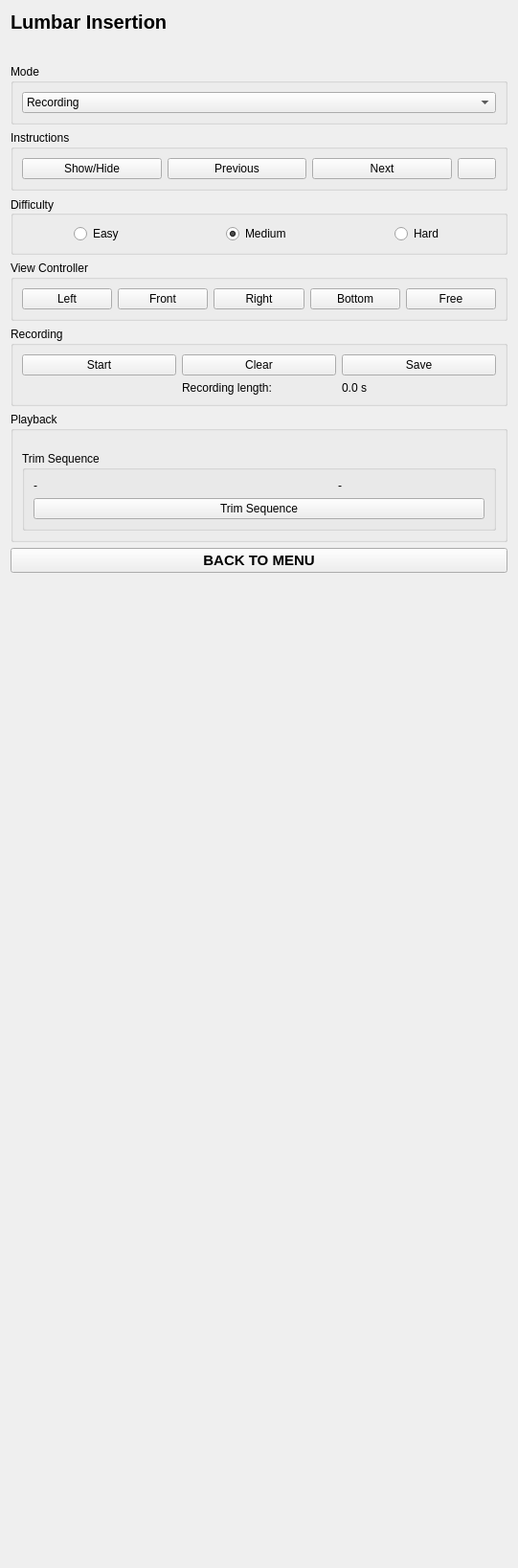
<?xml version="1.0" encoding="UTF-8"?>
<ui version="4.0">
 <class>ExerciseAbscessDrainage</class>
 <widget class="qMRMLWidget" name="ExerciseAbscessDrainage">
  <property name="geometry">
   <rect>
    <x>0</x>
    <y>0</y>
    <width>541</width>
    <height>1637</height>
   </rect>
  </property>
  <layout class="QGridLayout" name="gridLayout_10">
   <item row="6" column="0">
    <widget class="QGroupBox" name="recordingGroupBox">
     <property name="title">
      <string>Recording</string>
     </property>
     <layout class="QGridLayout" name="gridLayout_8">
      <item row="0" column="0">
       <widget class="QPushButton" name="startStopRecordingButton">
        <property name="text">
         <string>Start</string>
        </property>
       </widget>
      </item>
      <item row="0" column="2">
       <widget class="QPushButton" name="saveRecordingButton">
        <property name="text">
         <string>Save</string>
        </property>
       </widget>
      </item>
      <item row="0" column="1">
       <widget class="QPushButton" name="clearRecordingButton">
        <property name="text">
         <string>Clear</string>
        </property>
       </widget>
      </item>
      <item row="1" column="0">
       <widget class="qMRMLSequenceBrowserSeekWidget" name="recordingTimerWidget" native="true"/>
      </item>
      <item row="1" column="1">
       <widget class="QLabel" name="label">
        <property name="text">
         <string>Recording length:</string>
        </property>
       </widget>
      </item>
      <item row="1" column="2">
       <widget class="QLabel" name="recordingLengthLabel">
        <property name="text">
         <string>0.0 s</string>
        </property>
       </widget>
      </item>
     </layout>
    </widget>
   </item>
   <item row="7" column="0">
    <widget class="QGroupBox" name="playbackGroupBox">
     <property name="title">
      <string>Playback</string>
     </property>
     <layout class="QGridLayout" name="gridLayout_9">
      <item row="0" column="0">
       <widget class="qMRMLSequenceBrowserPlayWidget" name="SequenceBrowserPlayWidget" native="true"/>
      </item>
      <item row="1" column="0">
       <widget class="qMRMLSequenceBrowserSeekWidget" name="SequenceBrowserSeekWidget" native="true"/>
      </item>
      <item row="2" column="0">
       <widget class="ctkCollapsibleGroupBox" name="trimSequenceGroupBox">
        <property name="title">
         <string>Trim Sequence</string>
        </property>
        <layout class="QGridLayout" name="gridLayout_11">
         <item row="0" column="2">
          <widget class="QLabel" name="maxValueTrimSequenceLabel">
           <property name="text">
            <string>-</string>
           </property>
          </widget>
         </item>
         <item row="0" column="1">
          <widget class="ctkDoubleRangeSlider" name="trimSequenceDoubleRangeSlider" native="true"/>
         </item>
         <item row="0" column="0">
          <widget class="QLabel" name="minValueTrimSequenceLabel">
           <property name="text">
            <string>-</string>
           </property>
          </widget>
         </item>
         <item row="1" column="0" colspan="3">
          <widget class="QPushButton" name="trimSequenceButton">
           <property name="text">
            <string>Trim Sequence</string>
           </property>
          </widget>
         </item>
        </layout>
       </widget>
      </item>
     </layout>
    </widget>
   </item>
   <item row="10" column="0">
    <widget class="QPushButton" name="backToMenuButton">
     <property name="font">
      <font>
       <pointsize>11</pointsize>
       <weight>75</weight>
       <bold>true</bold>
      </font>
     </property>
     <property name="text">
      <string>BACK TO MENU</string>
     </property>
    </widget>
   </item>
   <item row="5" column="0">
    <widget class="QGroupBox" name="viewControllerGroupBox">
     <property name="title">
      <string>View Controller</string>
     </property>
     <layout class="QHBoxLayout" name="horizontalLayout_6">
      <item>
       <widget class="QPushButton" name="leftViewButton">
        <property name="text">
         <string>Left</string>
        </property>
        <property name="checkable">
         <bool>true</bool>
        </property>
       </widget>
      </item>
      <item>
       <widget class="QPushButton" name="frontViewButton">
        <property name="text">
         <string>Front</string>
        </property>
        <property name="checkable">
         <bool>true</bool>
        </property>
       </widget>
      </item>
      <item>
       <widget class="QPushButton" name="rightViewButton">
        <property name="text">
         <string>Right</string>
        </property>
        <property name="checkable">
         <bool>true</bool>
        </property>
       </widget>
      </item>
      <item>
       <widget class="QPushButton" name="bottomViewButton">
        <property name="text">
         <string>Bottom</string>
        </property>
        <property name="checkable">
         <bool>true</bool>
        </property>
       </widget>
      </item>
      <item>
       <widget class="QPushButton" name="freeViewButton">
        <property name="text">
         <string>Free</string>
        </property>
        <property name="checkable">
         <bool>true</bool>
        </property>
       </widget>
      </item>
     </layout>
    </widget>
   </item>
   <item row="4" column="0">
    <widget class="QGroupBox" name="difficultyGroupBox">
     <property name="title">
      <string>Difficulty</string>
     </property>
     <property name="alignment">
      <set>Qt::AlignLeading|Qt::AlignLeft|Qt::AlignVCenter</set>
     </property>
     <layout class="QHBoxLayout" name="horizontalLayout">
      <item alignment="Qt::AlignHCenter|Qt::AlignVCenter">
       <widget class="QRadioButton" name="easyRadioButton">
        <property name="text">
         <string>Easy</string>
        </property>
       </widget>
      </item>
      <item alignment="Qt::AlignHCenter|Qt::AlignVCenter">
       <widget class="QRadioButton" name="mediumRadioButton">
        <property name="text">
         <string>Medium</string>
        </property>
        <property name="checked">
         <bool>true</bool>
        </property>
       </widget>
      </item>
      <item alignment="Qt::AlignHCenter|Qt::AlignVCenter">
       <widget class="QRadioButton" name="hardRadioButton">
        <property name="text">
         <string>Hard</string>
        </property>
       </widget>
      </item>
     </layout>
    </widget>
   </item>
   <item row="3" column="0">
    <widget class="QGroupBox" name="instructionsGroupBox">
     <property name="title">
      <string>Instructions</string>
     </property>
     <layout class="QHBoxLayout" name="horizontalLayout_2">
      <item>
       <widget class="QPushButton" name="showInstructionsButton">
        <property name="text">
         <string>Show/Hide</string>
        </property>
       </widget>
      </item>
      <item>
       <widget class="QPushButton" name="previousInstructionButton">
        <property name="text">
         <string>Previous</string>
        </property>
       </widget>
      </item>
      <item>
       <widget class="QPushButton" name="nextInstructionButton">
        <property name="text">
         <string>Next</string>
        </property>
       </widget>
      </item>
      <item>
       <widget class="QPushButton" name="videoInstructionsButton">
        <property name="sizePolicy">
         <sizepolicy hsizetype="Fixed" vsizetype="Fixed">
          <horstretch>0</horstretch>
          <verstretch>0</verstretch>
         </sizepolicy>
        </property>
        <property name="text">
         <string/>
        </property>
        <property name="checkable">
         <bool>true</bool>
        </property>
       </widget>
      </item>
     </layout>
    </widget>
   </item>
   <item row="1" column="0">
    <widget class="QLabel" name="spacer_1">
     <property name="font">
      <font>
       <pointsize>13</pointsize>
      </font>
     </property>
     <property name="text">
      <string/>
     </property>
    </widget>
   </item>
   <item row="0" column="0">
    <widget class="QLabel" name="title">
     <property name="font">
      <font>
       <pointsize>15</pointsize>
       <weight>75</weight>
       <bold>true</bold>
      </font>
     </property>
     <property name="text">
      <string>Lumbar Insertion</string>
     </property>
    </widget>
   </item>
   <item row="2" column="0">
    <widget class="QGroupBox" name="modeSelectionGroupBox">
     <property name="title">
      <string>Mode</string>
     </property>
     <layout class="QVBoxLayout" name="verticalLayout_3">
      <item>
       <widget class="QComboBox" name="modeSelectionComboBox">
        <item>
         <property name="text">
          <string>Recording</string>
         </property>
        </item>
        <item>
         <property name="text">
          <string>Evaluation</string>
         </property>
        </item>
       </widget>
      </item>
     </layout>
    </widget>
   </item>
   <item row="11" column="0">
    <spacer name="verticalSpacer">
     <property name="orientation">
      <enum>Qt::Vertical</enum>
     </property>
     <property name="sizeHint" stdset="0">
      <size>
       <width>20</width>
       <height>336</height>
      </size>
     </property>
    </spacer>
   </item>
  </layout>
 </widget>
 <customwidgets>
  <customwidget>
   <class>qMRMLWidget</class>
   <extends>QWidget</extends>
   <header>qMRMLWidget.h</header>
   <container>1</container>
  </customwidget>
  <customwidget>
   <class>ctkCollapsibleGroupBox</class>
   <extends>QGroupBox</extends>
   <header>ctkCollapsibleGroupBox.h</header>
   <container>1</container>
  </customwidget>
  <customwidget>
   <class>ctkDoubleRangeSlider</class>
   <extends>QWidget</extends>
   <header>ctkDoubleRangeSlider.h</header>
  </customwidget>
  <customwidget>
   <class>qMRMLSequenceBrowserPlayWidget</class>
   <extends>qMRMLWidget</extends>
   <header>qMRMLSequenceBrowserPlayWidget.h</header>
   <container>1</container>
  </customwidget>
  <customwidget>
   <class>qMRMLSequenceBrowserSeekWidget</class>
   <extends>qMRMLWidget</extends>
   <header>qMRMLSequenceBrowserSeekWidget.h</header>
   <container>1</container>
  </customwidget>
 </customwidgets>
 <resources/>
 <connections/>
</ui>
